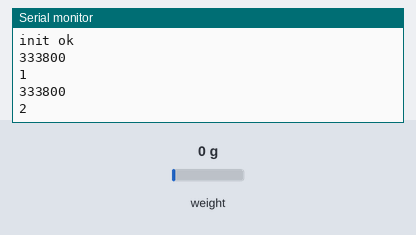
This sketch was run on a simulated ESP32. Shown: the last lines printed to the serial monitor. The test bench sets the inputs (shaded band); at power-on: weight on the scale 0 g. No radio packets arrive unless stated. At 13.0 s the program puts the board to deep sleep or switches it off; the recording ends there.

Above: at 3.0 s.
3.1 s: weight on the scale set to 100 g
At 5.0 s:
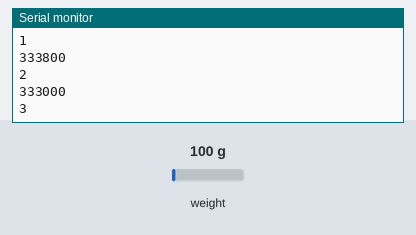
5.8 s: weight on the scale set to 1250 g
At 7.6 s:
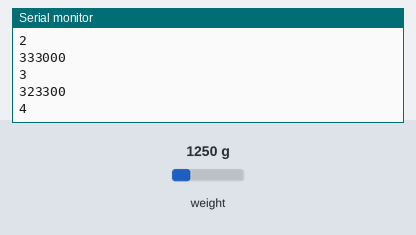
Timing chart, 0 to 9.1 s (numbered marks = the images above; inputs shaded):
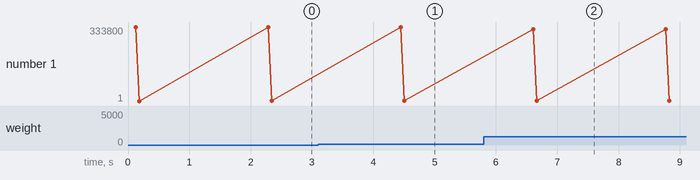

Measured:
- after the input at 3.1 s, the serial monitor: prints a new line after 1.3 s (image 1)
- after the input at 5.8 s, the serial monitor: prints a new line after 0.81 s (image 2)

The sketch:

LoRa_DeepSleep.ino
```cpp
#include <SPI.h>
#include <LoRa.h>
#include <Wire.h>
#include "SSD1306.h"
#include <Q2HX711.h>


#define uS_TO_S_FACTOR 1000000ULL  /* Conversion factor for micro seconds to seconds */
#define TIME_TO_SLEEP  10        /* Time ESP32 will go to sleep (in seconds) */

RTC_DATA_ATTR int bootCount = 0;

const byte hx711_data_pin = 12;
const byte hx711_clock_pin = 13;
Q2HX711 hx711(hx711_data_pin, hx711_clock_pin);

#define SCK     5    // GPIO5  -- SX1278's SCK
#define MISO    19   // GPIO19 -- SX1278's MISnO
#define MOSI    27   // GPIO27 -- SX1278's MOSI
#define SS      18   // GPIO18 -- SX1278's CS
#define RST     14   // GPIO14 -- SX1278's RESET
#define DI0     26   // GPIO26 -- SX1278's IRQ(Interrupt Request)
#define BAND  923E6

unsigned int count = 0;
long reading;
uint64_t chipid;
String chipidS;

SSD1306 display(0x3c, 21, 22);
String rssi = "RSSI --";
String packSize = "--";
String packet ;

void setup() {
  Serial.begin(115200);
  while (!Serial);
  Serial.println();
  Serial.println("LoRa Sender");

  chipid=ESP.getEfuseMac();//The chip ID is essentially its MAC address(length: 6 bytes).
  //Serial.printf("ESP32 Chip ID = %04X",(uint16_t)(chipid>>32));//print High 2 bytes
  //Serial.printf("%08X\n",(uint32_t)chipid);//print Low 4bytes.
  chipidS=String(((uint16_t)(chipid>>32)),HEX)+String(((uint32_t)chipid),HEX);
  Serial.println(chipidS);

  //WakeUp
  //Increment boot number and print it every reboot
  ++bootCount;
  Serial.println("Boot number: " + String(bootCount));
  //Print the wakeup reason for ESP32
  print_wakeup_reason();
  /*
  First we configure the wake up source
  We set our ESP32 to wake up every 5 seconds
  */
  esp_sleep_enable_timer_wakeup(TIME_TO_SLEEP * uS_TO_S_FACTOR);
  Serial.println("Setup ESP32 to sleep for every " + String(TIME_TO_SLEEP) +
  " Seconds");

  //loRa
  SPI.begin(SCK,MISO,MOSI,SS);
  LoRa.setPins(SS,RST,DI0);
  if (!LoRa.begin(923E6)) {
    Serial.println("Starting LoRa failed!");
    while (1);
  }
  Serial.println("init ok");
}

void loop() {
  //drawFontFaceDemo();

  reading=(hx711.read()-16694000)/(-5000)*100;
  //reading=hx711.read();
  Serial.println(reading);
  // send packet
  //LoRa.beginPacket();
  //LoRa.print("{\"chip\":\"");
  //LoRa.print(chipidS);
  //LoRa.print("\",\"weight\":");
  LoRa.print(reading);
  LoRa.print("}");
  LoRa.endPacket();
  count++;
  Serial.println(count);
  delay(2000);
  if(count>5)
    esp_deep_sleep_start();
}


void print_wakeup_reason(){
  esp_sleep_wakeup_cause_t wakeup_reason;

  wakeup_reason = esp_sleep_get_wakeup_cause();

  switch(wakeup_reason)
  {
    case ESP_SLEEP_WAKEUP_EXT0 : Serial.println("Wakeup caused by external signal using RTC_IO"); break;
    case ESP_SLEEP_WAKEUP_EXT1 : Serial.println("Wakeup caused by external signal using RTC_CNTL"); break;
    case ESP_SLEEP_WAKEUP_TIMER : Serial.println("Wakeup caused by timer"); break;
    case ESP_SLEEP_WAKEUP_TOUCHPAD : Serial.println("Wakeup caused by touchpad"); break;
    case ESP_SLEEP_WAKEUP_ULP : Serial.println("Wakeup caused by ULP program"); break;
    default : Serial.printf("Wakeup was not caused by deep sleep: %d\n",wakeup_reason); break;
  }
}
```
